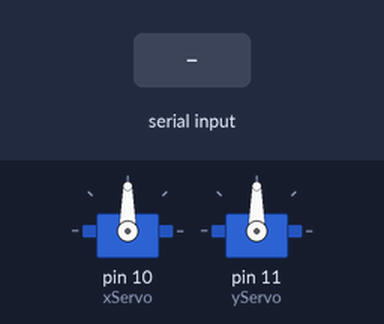
Bench run of a sketch on a simulated Arduino Uno, built with avr-gcc and run on an emulated ATmega328P. Parts: 2 × servo. The test bench sets the inputs (shaded band).

Above: at 1.2 s.
1.3 s: "Y" received over Serial
At 1.9 s:
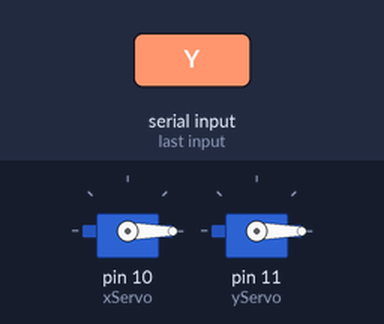
2.8 s: "30,150\n" received over Serial
At 3.3 s:
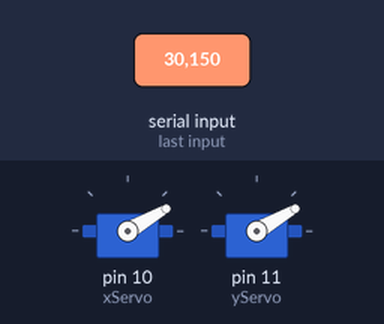
4.3 s: "200\n" received over Serial
At 5.5 s:
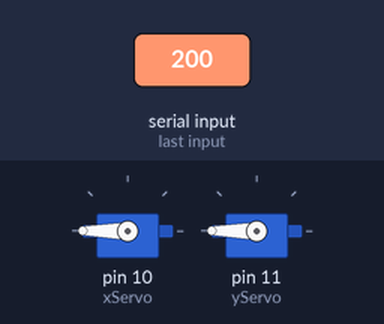
5.8 s: "X" received over Serial
At 6.5 s:
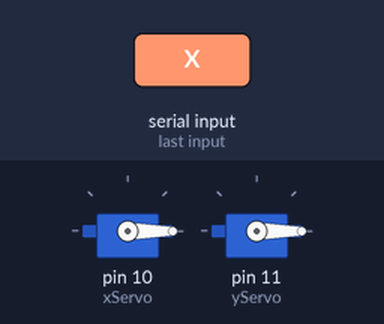
7.3 s: "90,45\n" received over Serial
At 7.9 s:
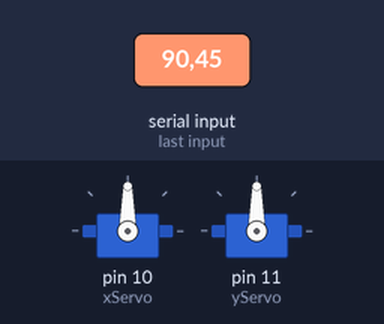
Timing chart, 0 to 9.8 s (numbered marks = the images above; inputs shaded):
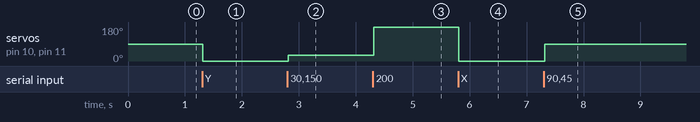

The sketch:

test4.ino
```cpp
#include <Servo.h>
Servo xServo;
Servo yServo;

String serialData;

void setup() {
  xServo.attach(10);
  yServo.attach(11);
  Serial.begin(9600);
  Serial.setTimeout(10);
}

void loop() {}

void serialEvent(){
  serialData = Serial.readString();

  xServo.write (parseDataX(serialData));
  yServo.write (parseDataY(serialData));

}

int parseDataX(String data){
  data.remove(data.indexOf("Y"));
  data.remove(data.indexOf("X"), 1);

  return data.toInt();
}

int parseDataY(String data){
  data.remove(0, data.indexOf("Y") + 1);
  return data.toInt();
}
```

Measured:
- after the input at 1.3 s, servo on pin 10 (xServo), servo on pin 11 (yServo): 90° → 0° at once
- after the input at 2.8 s, servo on pin 10 (xServo), servo on pin 11 (yServo): 0° → 30° at once
- after the input at 4.3 s, servo on pin 10 (xServo), servo on pin 11 (yServo): 30° → 180° at once
- after the input at 5.8 s, servo on pin 10 (xServo), servo on pin 11 (yServo): 180° → 0° at once
- after the input at 7.3 s, servo on pin 10 (xServo), servo on pin 11 (yServo): 0° → 90° at once
